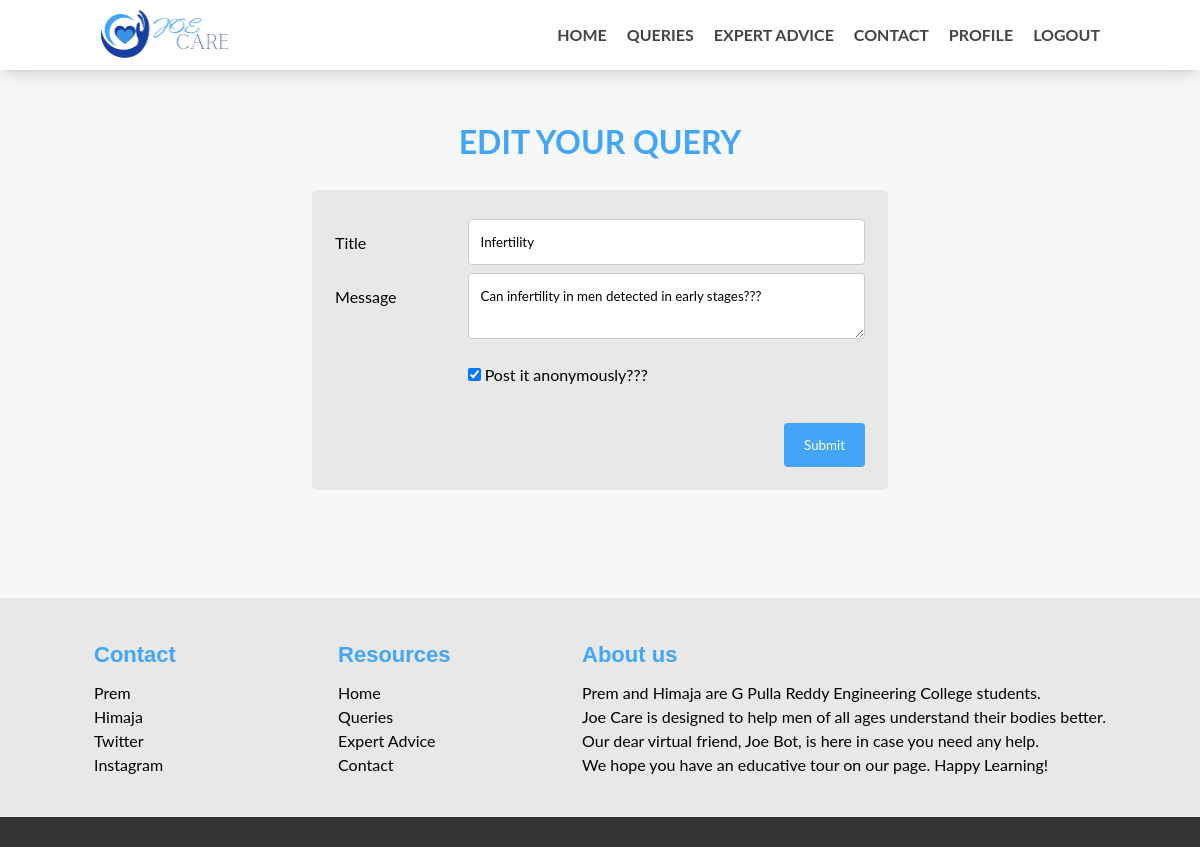
The page /editpost/55 (signed in) on the database its author committed.
### tables this page shows
CREATE TABLE "ApprovePosts" (
	"id"	INTEGER NOT NULL UNIQUE,
	"userId"	INTEGER NOT NULL,
	"title"	TEXT NOT NULL,
	"desc"	TEXT NOT NULL,
	"anonymous"	TEXT NOT NULL,
	"name"	TEXT NOT NULL,
	"email"	TEXT NOT NULL,
	"age"	TEXT NOT NULL,
	"mod"	TEXT NOT NULL,
	"app"	TEXT NOT NULL,
	"ageres"	TEXT NOT NULL,
	PRIMARY KEY("id" AUTOINCREMENT),
	FOREIGN KEY("userId") REFERENCES "Users"("id")
);

### app.py (the view)
@app.route("/editpost/<int:postid>")
@login_required
def editpost(postid):
    records = Query.get_post_postid(postid)
    return render_template("editpost.html", logged = curr_user.get_user(), records = records)

### Query.py (called while the page is built)
    def get_post_postid(postid):
        con = sqlite3.connect("joecare.db")
        c = con.cursor()
        try:
            sql_select_query = "select * from approvePosts where id = ?;"
            c.execute(sql_select_query, (postid,))
            record = c.fetchall()
        finally:
            con.commit()
            c.close()
            con.close()
        return record

### app.py (called while the page is built)
@login_manager.user_loader
def load_user(userid):
    return LoginUser(userid)

@app.before_request
def before_request():
    session.permanent = True
    app.permanent_session_lifetime = timedelta(minutes=20)
    session.modified = True
    g.user = current_user

    def get_user(self):
        return self.login

### templates/editpost.html (shortened to what this page needs)
<!DOCTYPE html>
<html>
<head>
	<link rel="stylesheet" href="{{url_for('static', filename = 'stylesheets/nav.css') }}" media="screen">
	<link rel="stylesheet" href="{{url_for('static', filename = 'stylesheets/footer.css') }}" media="screen">
	<link rel="stylesheet" href="{{url_for('static', filename = 'stylesheets/form.css') }}" media="screen">
</head>
<body>
	<header>
			<div class="wrapper">
				<div class="logo">
					<a href="/"><img src="{{url_for('static', filename = 'images/logo.png') }}" alt="Joe Care"></a>
				</div>
				<div class="navbar">
					<nav>
						<ul>
							<li><a href="/">Home</a></li>
							<li><a href="/query">Queries</a></li>
							<li><a href="/expert">Expert Advice</a></li>
							<li><a href="#foot">Contact</a></li>
							{% if logged == True %}
							<li><a href = "/profile">Profile</a></li>
							<li><a href = "/logout">Logout</a></li>
							{% else %}
							<li><a href = "/login">Login</a></li>
							{% endif %}
						</ul>
					</nav>
				</div>
			</div>
		</header>
	<br> <br>
	<h1 style="text-align:center; color:#42a5f5">EDIT YOUR QUERY</h1>
<div style="padding: 2%">
	{% for record in records %}
	<div class="formContainer" style="padding: 2%">
		<form action="{{url_for('editquery', postid = record[0] )}}" method="post">
			<div class="row">
				<div class="col-25">
			<label for="title">Title</label>
				</div>
				<div class="col-75">
			<input type="text" name="title" required value="{{record[2]}}">
				</div>
			</div>
			<div class="row">
				<div class = "col-25">
			<label for="msg">Message</label>
				</div>
				<div class = "col-75">
			<textarea name="msg" required>{{record[3]}}</textarea>
				</div>
			</div>
			<div class="row">
				<div class = "col-75">
					{% if record[4] == "True"%}
					<input type="checkbox"  name="anony" checked value="True">
					 {% else %}
					<input type="checkbox"  name="anony" value="True">
					{% endif %}
					<label for="vehicle1">Post it anonymously???</label>
				</div>
			</div>
			<br>
			<div class="row">
			<input type="submit" name="submit">
				</div>
		</form>
		{% endfor %}
		</div>
		<br>
	</div>
<div class="container"></div>
<footer id="foot">
  <section class="ft-main">
    <div class="ft-main-item">
        <h2 class="ft-title" style="color: #42a5f5;">Contact</h2>
        <ul>
          <li><a href="https://www.linkedin.com/in/prem-jain801/" style="color: black">Prem</a></li>
          <li><a href="https://www.linkedin.com/in/k-naga-himaja/" style="color: black">Himaja</a></li>
          <li><a href="https://twitter.com/KNagaHimaja" style="color: black">Twitter</a></li>
          <li><a href="https://www.instagram.com/prem_jain_801/" style="color: black">Instagram</a></li>
        </ul>
      </div>
      <div class="ft-main-item">
        <h2 class="ft-title" style="color: #42a5f5;">Resources</h2>
        <ul>
          <li><a href="/" style="color: black">Home</a></li>
          <li><a href="/query" style="color: black">Queries</a></li>
          <li><a href="/expert" style="color: black">Expert Advice</a></li>
          <li><a href="#foot" style="color: black">Contact</a></li>
        </ul>
      </div>
    <div class="ft-main-item">
      <h2 class="ft-title" style="color: #42a5f5;">About us</h2>
      <ul style="color: black">
        <p style="text-align: justify;">Prem and Himaja are G Pulla Reddy Engineering College students.</p>
        <p style="text-align: justify;">Joe Care is designed to help men of all ages understand their bodies better.</p>
        <p style="text-align: justify;">Our dear virtual friend, Joe Bot, is here in case you need any help. </p>
        <p style="text-align: justify;">	We hope you have an educative tour on our page. Happy Learning!</p>
      </ul>
    </div>
  </section>
  <section class="ft-legal">
  </section>
</footer>
</body>
</html>

### static/stylesheets/nav.css (style rules this page uses)
*, *::before, *::after { box-sizing: border-box; line-height: 1.5em; }
html { font-size: 16px; scroll-behavior: smooth; -webkit-text-size-adjust: 100%; }
body { margin: 0; font-family: "Open Sans", sans-serif; background-color: #f7f7f7; }
header { background-color: #ffffff; box-shadow: 0 10px 15px -3px rgba(0, 0, 0, 0.1), 0 4px 6px -4px rgba(0, 0, 0, 0.1); padding: 10px 20px; }
header .wrapper { max-width: 1000px; margin: 0 auto; display: flex; flex-wrap: wrap; align-items: center; justify-content: space-between; }
header .logo img { height: 50px; display: block; }
.navbar { position: fixed; top: 0; left: 100%; margin: 0; width: 100%; height: 100%; background-color: white; padding: 20px; transition: left 0.3s; }
.navbar ul { all: unset; list-style-type: none; display: flex; flex-direction: column; align-items: center; gap: 25px; }
.navbar ul a { all: unset; color: #444444; text-transform: uppercase; cursor: pointer; font-weight: bold; font-size: 28px; }
.container { max-width: 900px; margin: 0 auto; padding: 30px; }
@media (min-width: 550px) { .navbar { all: unset; display: block; } }
@media (min-width: 550px) { .navbar ul { flex-direction: row; gap: 20px; } }
@media (min-width: 550px) { .navbar ul a { font-size: inherit; } }

### static/stylesheets/footer.css (style rules this page uses)
* { box-sizing: border-box; font-family: "Lato", sans-serif; margin: 0; padding: 0; }
ul { list-style: none; padding-left: 0; }
footer { background-color: #E8E8E8; color: #bbb; line-height: 1.5; }
footer a { text-decoration: none; color: #eee; }
.ft-title { color: #fff; font-family: "Arial"; font-size: 1.375rem; padding-bottom: 0.625rem; }
body { display: flex; min-height: 100vh; flex-direction: column; }
.container { flex: 1; }
.ft-main { padding: 1.25rem 1.875rem; display: flex; flex-wrap: wrap; }
@media only screen and (min-width: 29.8125rem ) { .ft-main { justify-content: space-evenly; } }
.ft-main-item { padding: 1.25rem; min-width: 12.5rem; }
.ft-legal { padding: 0.9375rem 1.875rem; background-color: #333; }

### static/stylesheets/form.css (style rules this page uses)
.formContainer { border-radius: 5px; background-color: #E8E8E8; padding: 20px; width: 50%; margin: 0 auto; }
* { box-sizing: border-box; }
input[type=email], input[type=password],input[type=text], input[type=number], input[type=tel], input[type=date], textarea { width: 100%; padding: 12px; border: 1px solid #ccc; border-radius: 4px; resize: vertical; }
label { padding: 12px 12px 12px 0; display: inline-block; }
input[type=submit] { background-color: #42a5f5; color: white; padding: 12px 20px; border: none; border-radius: 4px; cursor: pointer; float: right; margin: 0 auto; text-align: center; }
.col-25 { float: left; width: 25%; margin-top: 6px; }
.col-75 { float: left; width: 75%; margin-top: 6px; }
.row:after { content: ""; display: table; clear: both; }

### rows shown on the page
ApprovePosts: title "Infertility", msg "Can infertility in men detected in early stages???"
